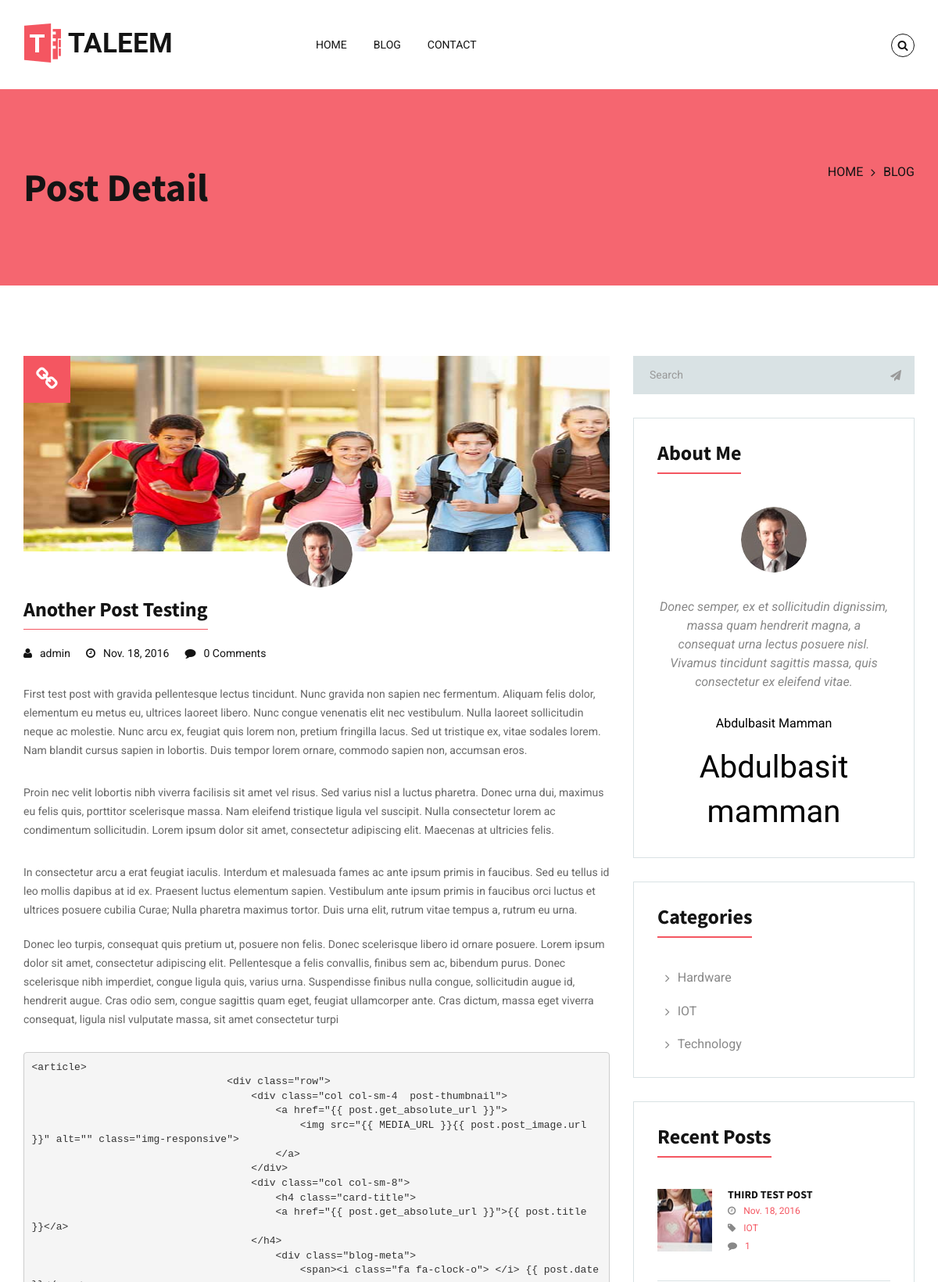
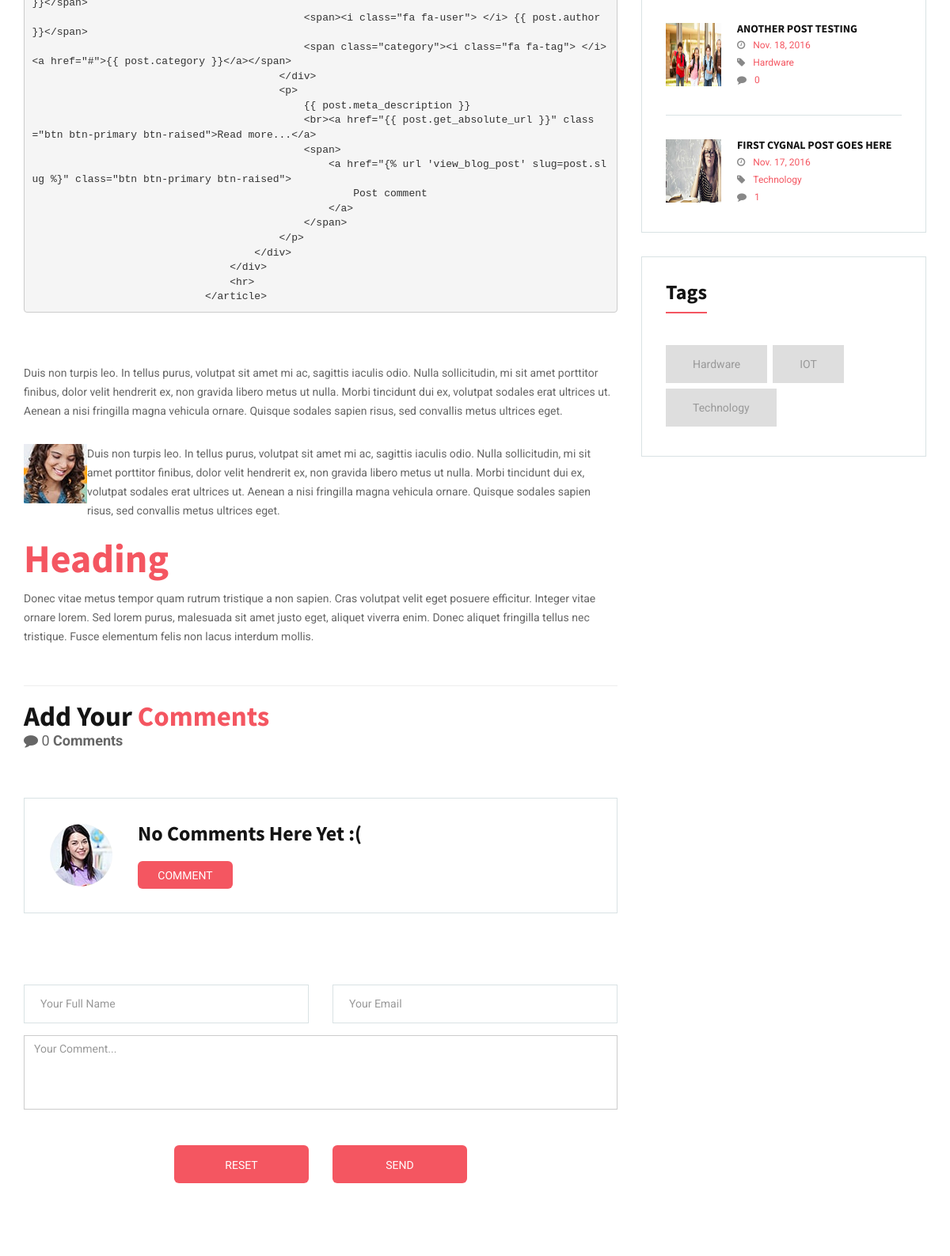
/app/blog/view/another-post-testing (upper part), run on the app's committed database (2 pictures, top to bottom).
### blog/models.py (models this page shows, shortened)
class Posts(models.Model):
    title = models.CharField(max_length=150, unique=True, verbose_name='Post Title')
    slug = models.SlugField(max_length=150, unique=True, verbose_name='URL')
    date = models.DateField(auto_now=True)
    time = models.TimeField(auto_now=True)
    created_on = models.DateTimeField(auto_now_add=True)
    posted = models.DateTimeField(db_index=True, auto_now_add=True)
    meta_description = models.CharField(max_length=500, verbose_name='Meta Description', blank=True)
    meta_keywords = models.CharField(max_length=250, verbose_name='Meta Keywords', blank=True)
    body = models.TextField()
    category = models.ForeignKey(Categories)
    published = models.BooleanField(default=None)
    author = models.ForeignKey(User, null=True, blank=True)
    post_image = models.ImageField(upload_to='blog', verbose_name='News Post Headline Image')
    class Meta:
        ordering = ['-created_on']
        verbose_name_plural = "Posts"
    @permalink
    def get_absolute_url(self):
        return 'view_blog_post', None, {'slug': self.slug}

class Categories(models.Model):
    title = models.CharField(max_length=50, unique=True, db_index=True)
    slug = models.SlugField(max_length=50, unique=True, db_index=True)
    class Meta:
        ordering = ['title']
        verbose_name_plural = "Categories"
    def __str__(self):
        return '%s' % self.title
    @permalink
    def get_absolute_url(self):
        return 'view_blog_category', None, {'slug': self.slug}

### blog/views.py (the view)
# urls.py: url(r'^view/(?P<slug>[^\.]+)', views.view_blog_post, name='view_blog_post'),
def view_blog_post(request, slug):
    categories = Categories.objects.all()
    posts = Posts.objects.all()[:5]
    post = get_object_or_404(Posts, slug=slug)
    if request.method == "POST":
        form = CommentForm(request.POST)
        if form.is_valid():
            comment = form.save(commit=False)
            comment.post = post
            comment.save()
            return redirect('view_blog_post', slug=post.slug)
    else:
        form = CommentForm()
    context_dict = {'categories': categories, 'posts':posts, 'post': post, 'form': form}
    return render(request, 'blog/blog_post.html', context=context_dict)

### blog/forms.py
class CommentForm(forms.ModelForm):
    class Meta:
        model = Comment
        fields = ('author', 'email', 'text',)

### templates/blog/blog_post.html (shortened to what this page needs)
{%extends 'base.html' %}
{% load staticfiles %}
{% block header %}
{% include 'header.html' %}
{% endblock %}
{% block banner %}
<div class="parallax-window section-padding overlay-pink" data-image-src="images/inner-banner.jpg" data-parallax="scroll">
	<div class="container">
		<div class="page-heading">
			<h2>Post Detail</h2>
		</div>
		<div class="tc-bredcrum">
			<ul>
				<li><a href="/app/">Home</a></li>
				<li><a href="/app/blog">Blog</a></li>
			</ul>
		</div>
	</div>
</div>
{% endblock %}
{% block main %}
<main class="main-content section-padding white-bg">
		<div class="container">
			<div class="row">
				<div class="col-lg-8 col-md-8 col-sm-7">
					<div class="blog-detail">
						<div class="single-blog-post">
							<figure class="post-img">
								<img src="{{ MEDIA_URL }}{{ post.post_image.url }}" width="200" height="250" alt="img-01">
								<strong class="title-batch-left"><i class="fa fa-link"></i></strong>
							</figure>
							<div class="blog-post-detail">
								<div class="center-detail-inner">
									<span class="admin-img-top"><img src="{% static 'images/admin-img/img-01.jpg' %}" alt="img-01"></span>
									<h3>{{ post.title }}</h3>
									<div>
										<ul class="meta-post">
											<li><i class="fa fa-user"></i>{{ post.author }}</li>
											<li><i class="fa fa-clock-o"></i>{{ post.date }}</li>
											<li><i class="fa fa-comment"></i>{{ post.comments.count }} Comments</li>
										</ul>
									</div>
									<div>
										<p>
                                            {{ post.body | safe }}
                                        </p>
									</div>
								</div>
							</div>
						</div>
                        <hr>
						<div class="comments-holder section-padding-bottom">
							<div class="comment-heading">
								<h2>Add Your <strong>Comments </strong></h2>
                                <p><span><i class="fa fa-comment"></i> {{ post.comments.count }} </span> <strong>Comments</strong></p>
							</div>
							<ul class="comment-list">
                                {% for comment in post.comments.all %}
                                    <li>
                                        <span class="admin-img"><img src="{% static 'images/commenter-img/img-01.jpg' %}" alt="comment author"></span>
                                        <div class="commenter-detail">
                                            <div class="commenter-name">
                                                <span>{{ comment.author }}</span>
                                                <span>{{ comment.created_date }}</span>
                                            </div>
                                            <p>
                                                {{ comment.text|linebreaks }}
                                            </p>
                                            <a class="xs-btn pink-btn" href="{% url 'view_blog_post' slug=post.slug %}#comment-form">reply</a>
                                        </div>
                                    </li>
                                {% empty %}
                                    <li>
                                        <span class="admin-img"><img src="{% static 'images/commenter-img/img-01.jpg' %}" alt="default avatar"></span>
                                        <div class="commenter-detail">
                                            <h3>No comments here yet :( </h3>
                                            <a class="xs-btn pink-btn" href="{% url 'view_blog_post' slug=post.slug %}#comment-form">comment</a>
                                        </div>
                                    </li>
                                {% endfor %}
							</ul>
						</div>
						<div class="comment-form">
							<form id="comment-form" class="comment-form" method="POST">
								<div class="row">
									<div class="col-sm-6">
										<div class="form-group">
											<input class="form-control" type="text" id="author" name="author" placeholder="Your Full Name" required>
										</div>
									</div>
									<div class="col-sm-6">
										<div class="form-group">
											<input class="form-control" type="email" id="email" name="email" placeholder="Your Email" required>
										</div>
									</div>
									<div class="col-sm-12">
										<div class="form-group">
											<textarea id="text" name="text" class="form-control" placeholder="Your Comment..." rows="4" required></textarea>
										</div>
									</div>
									<div class="col-sm-12">
										<div class="form-btns">
											<ul class="btn-list">
												<li><button class="pink-btn" type="reset">Reset</button></li>
												<li><button class="pink-btn" type="submit" onclick="submit()">Send</button></li>
											</ul>
										</div>
									</div>
								</div>
							</form>
						</div>
					</div>
				</div>
				{% include 'aside.html' %}
			</div>
		</div>
	</main>
{% endblock %}

### templates/aside.html (shortened to what this page needs)
{% load staticfiles %}
<aside class="col-lg-4 col-md-5 col-sm-6">
    <div class="search-bar-holder">
        <div class="search-bar">
            <input type="text" class="form-control"  placeholder="Search" >
            <button type="submit">
                <span class="fa fa-paper-plane"></span>
            </button>
        </div>
    </div>
    <div class="aside-widget">
        <h3>About Me</h3>
        <div class="aside-admin-detail">
            <span class="admin-img"><img src="{% static 'images/admin-img/img-01.jpg' %}" alt="img-01"></span>
            <p>Donec semper, ex et sollicitudin dignissim, massa quam hendrerit magna, a consequat urna lectus posuere nisl. Vivamus tincidunt sagittis massa, quis consectetur ex eleifend vitae.</p>
            <span class="arthor-name">Abdulbasit Mamman</span>
            <span class="arthor-signature">Abdulbasit mamman</span>
        </div>
    </div>
    <div class="aside-widget">
        <h3>Categories</h3>
        <div class="categories-list">
            <ul>
                {% if categories %}
                    {% for category in categories %}
                        <li><a href="{{ category.get_absolute_url }}">{{ category.title }}</a></li>
                    {% endfor %}
                {% else %}
                    <li><a href="#">Category Empty</a></li>
                {% endif %}
            </ul>
        </div>
    </div>
    <div class="aside-widget">
        <h3>Recent Posts</h3>
        {% if posts %}
            <div class="recent-post">
                <ul>
                    {% for post in posts %}
                        {% if post.published == True %}
                            <li>
                                <span class="recent-post-img"><img src="{{ MEDIA_URL }}{{ post.post_image.url }}" width="70" height="80" alt="img-01"></span>
                                <div class="recent-post-detail">
                                    <h5><a href="{{ post.get_absolute_url }}">{{ post.title }}</a></h5>
                                    <span class="recent-post-date"><i class="fa fa-clock-o"></i>{{ post.date }}</span>
                                    <span class="recent-post-date"><i class="fa fa-tag"></i>{{ post.category }}</span>
                                    <span class="recent-post-date"><i class="fa fa-comment"></i>{{ post.comments.count }}</span>
                                </div>
                            </li>
                        {% endif %}
                    {% endfor %}
                </ul>
            </div>
        {% endif %}
    </div>
    <div class="aside-widget">
        <h3>Tags</h3>
        <div class="tags-list">
            <ul>
                {% if categories %}
                    {% for category in categories %}
                        <li><a href="{{ category.get_absolute_url }}">{{ category.title }}</a></li>
                    {% endfor %}
                {% else %}
                    <li><a href="#">Category Empty</a></li>
                {% endif %}
            </ul>
        </div>
    </div>
</aside>

### static/css/color-1.css (style rules this page uses)
a:hover, .banner-text h1 span, .cart-and-search ul li a:hover, .tc-navigation li > a:hover, .white-btn, h2 strong, h2 span, .countdown li span, .video-titel h3, .tc-tabs-list li.active a, .app-detail h4, .tc-bredcrum ul li.active, .categories-list ul li a:hover, .recent-post-date, .text-widget ul li p a, .site-link a, .views-btns li a:hover, .product-view-option li a:hover, .clear-all-tags:hover, .tottal-pricing ul li span:last-child, .delivery-figure span:last-child, .owl-prev:hover::before, .owl-next:hover::before, .pricing-column:hover .service-icon, .app-list-option li:hover .service-icon, .service-figure-v2:hover .service-icon, .service-figure-v2:hover i, .switcher h2 a::before, .pricing-column:hover .service-icon i, .app-list-option li:hover .service-icon i { color: #f45661; }
.white-btn:hover, .theme-btn:hover, .tc-navigation li ul li a:hover, .enquiry-form-holder, .pink-btn, .date-batch-left, .date-batch-right, .employee-desination, .title-batch-left, .title-batch-right, .subscribe-now, .social-icons li a:hover, .pricing-price, .team-detail-thumnail, .inner-header .cart-and-search ul li a:hover, .tags-list ul li a:hover, #search .close:hover, .search-option .bootstrap-select .dropdown-menu li a:hover, .search-option .bootstrap-select .dropdown-menu li.selected a, .search-option .btn-default:hover:hover, .selected-tags-holder ul li a:hover, .selected-tags-holder ul li.selected a, .map-overlay, .slider-post .owl-nav, .contact-widget .location:hover .location-icon, .tc-navigation > li > ul li.active a { background: #f45661; }
.form-control:focus, .tc-navigation li > ul, .countdown li span, .filter-tags-holder ul li a.selected, .blog-post-detail h3, .pricing-column:hover, .inner-header .cart-and-search ul li a:hover, .aside-widget h3, .contact-figure h3, .name-and-rank h3, .tc-tab-nav li.active a h3, .profiler-big-img::before, .profiler-big-img::after, .pricing-column:hover .service-icon, .app-list-option li:hover .service-icon, .tc-navigation > li > a::before, .tc-navigation > li.active > a::before, .playButton { border-color: #f45661; }
.service-figure:hover .service-caption, .employee-desination, .hover-overlay, .product-name:hover, .product-figure:hover .product-caption, .gallery-hover, .flicker-img li a::before, .map-overlay, .overlay-pink::before, .scrollup:hover, .video-titel .play-btn:hover { background: rgba( 244,86,97,0.9); }

### static/css/responsive.css (style rules this page uses)
@media (max-width: 1200px) { .title-batch-left { left: 0; } }

### static/css/transition.css (style rules this page uses)
*:after, *:before, a, p, h1,h2,h3,h4,h5,h6, .tc-navigation li ul, button, .service-caption, .employee-desination, .pricing-column, .video-section, .team-slider-thumnail ul li, .hover-overlay, .gallery-img:hover .hover-overlay a, .service-figure:hover .service-icon, .product-name, .product-caption, .clear-all-tags, .gallery-hover, .post-img img, .location-icon, .service-icon, .enquiry-form-holder, .payment-figure, .product-figure, .profiler-address ul li > span, .team-slider-thumnail li, .scrollup, .video-titel .play-btn, .main-header, .inner-header { -webkit-transition: all 0.3s ease-in-out; -moz-transition: all 0.3s ease-in-out; -ms-transition: all 0.3s ease-in-out; -o-transition: all 0.3s ease-in-out; transition: all 0.3s ease-in-out; }

### data on the page
Posts: post_image (picture), title "Another Post Testing", author "admin", date "Nov. 18, 2016", comments.count "0", body "First test post with gravida pellentesque lectus tincidunt. Nunc gravida non sapien nec fermentum. Aliquam felis dolor, elementum eu metus eu, ultrices laoreet libero. Nunc congue venenatis elit nec vestibulum. Nulla laoreet sollicitudin neque ac molestie. Nunc arcu ex, feugiat quis lorem non, pretium fringilla lacus. Sed ut tristique ex, vitae sodales lorem. Nam blandit cursus sapien in lobortis. Duis tempor lorem ornare, commodo sapien non, accumsan eros. Proin nec velit lobortis nibh viverra facilisis sit amet vel risus. Sed varius nisl a luctus pharetra. Donec urna dui, maximus eu felis quis, porttitor scelerisque massa. Nam eleifend tristique ligula vel suscipit. Nulla consectetur…", body (picture), title "ANOTHER POST TESTING", category "Hardware"
Categories: title "Hardware"
Categories: title "IOT"
Categories: title "Technology"
Posts: post_image (picture), title "THIRD TEST POST", date "Nov. 18, 2016", category "IOT", comments.count "1"
Posts: post_image (picture), title "FIRST CYGNAL POST GOES HERE", date "Nov. 17, 2016", category "Technology", comments.count "1"
